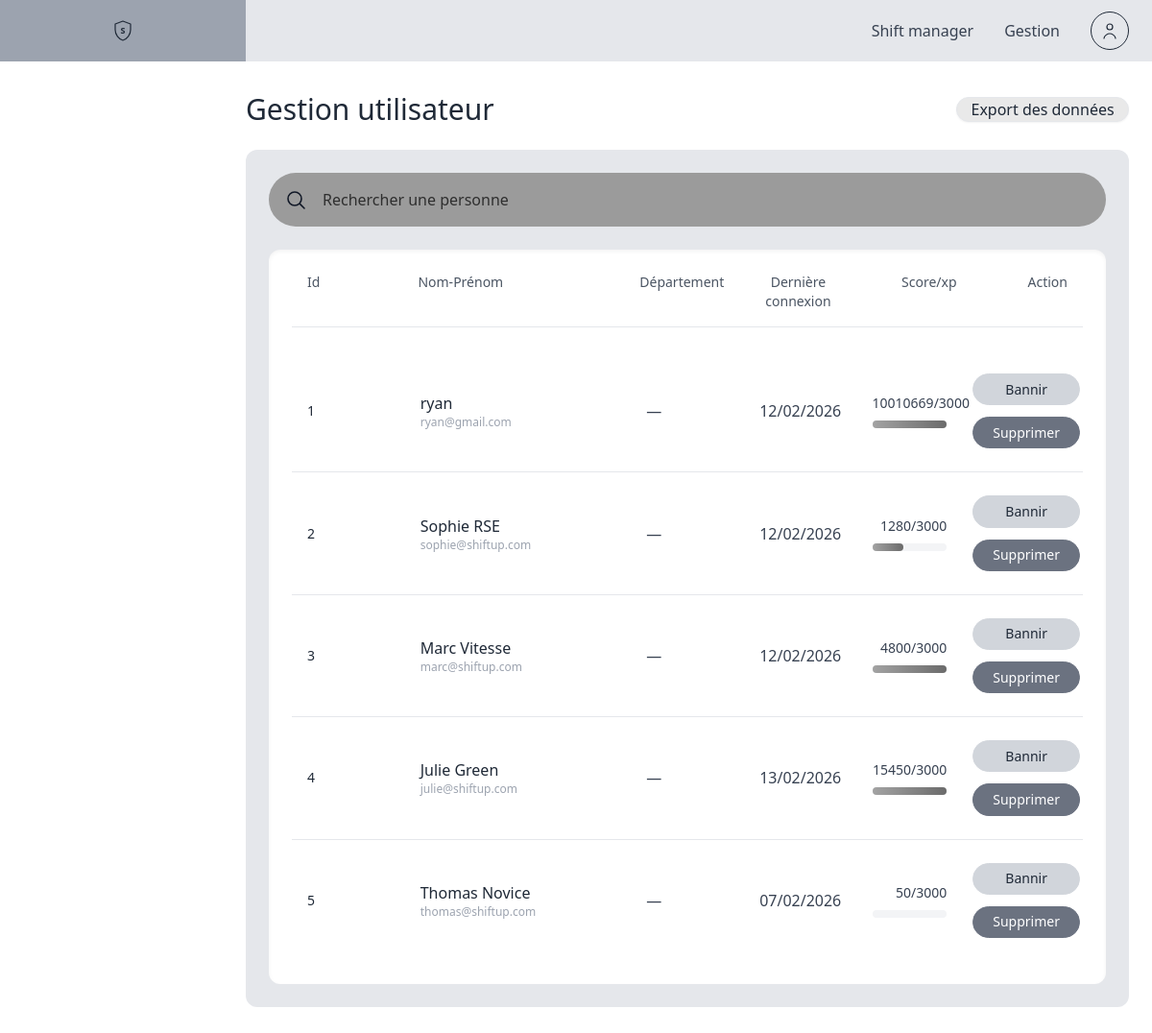
Page /admin/admin_gestion.php on the earlier database version.
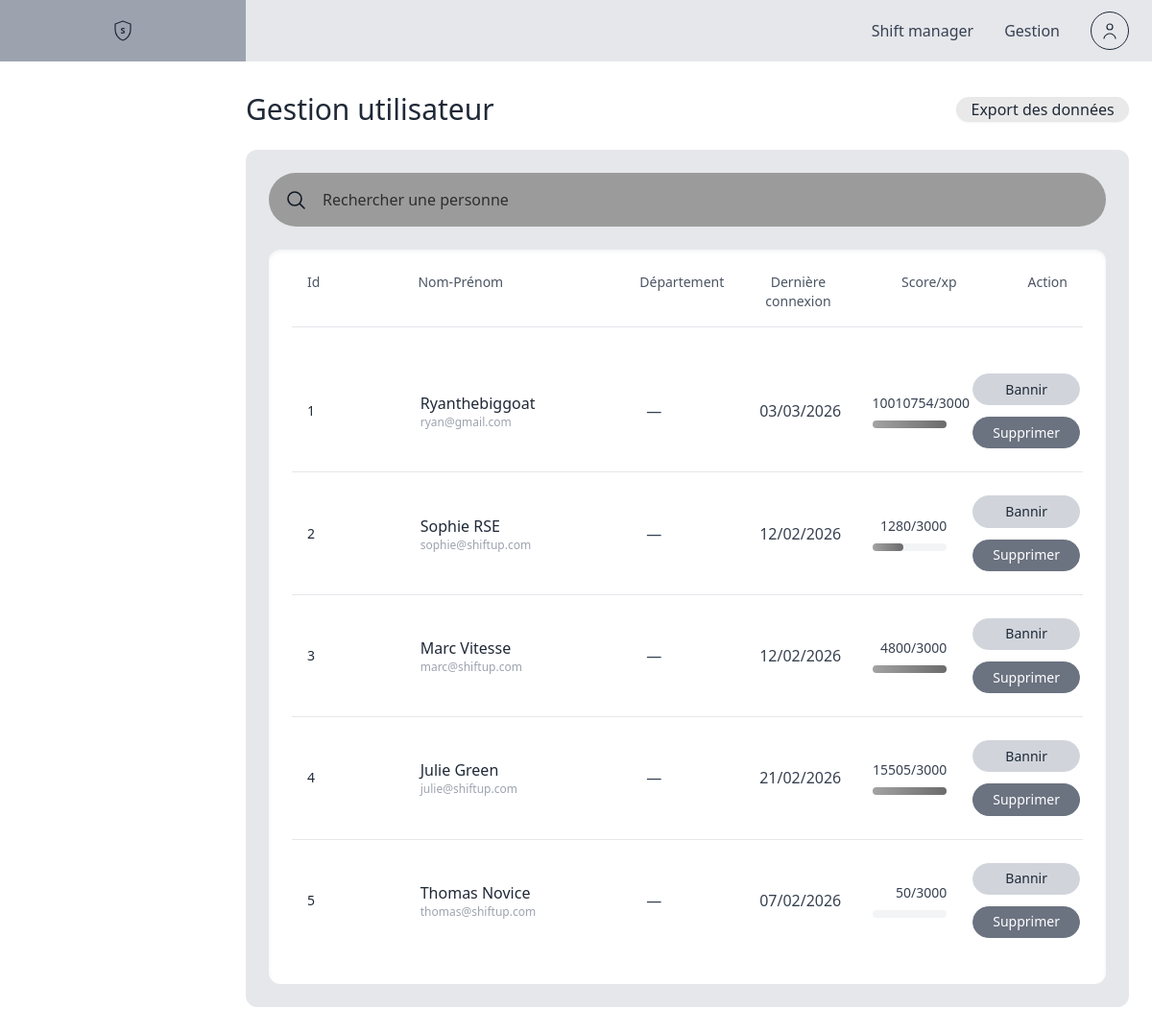
Same page on the later database version.
### tables this page shows
CREATE TABLE `users` (
  `id` int(11) NOT NULL,
  `email` varchar(150) NOT NULL,
  `password_hash` varchar(255) NOT NULL,
  `pseudo` varchar(30) DEFAULT NULL,
  `role` enum('shifter','admin','super_admin') DEFAULT 'shifter',
  `points_wallet` int(11) DEFAULT 0,
  `points_rank` int(11) DEFAULT 0,
  `initial_footprint_kg` decimal(5,2) DEFAULT 32.60,
  `total_carbon_saved` float DEFAULT 0,
  `current_streak` int(11) DEFAULT 0,
  `last_activity` date DEFAULT NULL,
  `est_actif` tinyint(1) DEFAULT 1,
  `language_pref` varchar(5) DEFAULT 'fr',
  `company_id` int(11) DEFAULT NULL,
  `department_id` int(11) DEFAULT NULL
);

### admin/admin_gestion.php (the view, shortened to what this page needs)
<?php
require_once 'db_connect.php';
$q = isset($_GET['q']) ? trim($_GET['q']) : '';
$sql = "SELECT u.id, u.pseudo, u.email, u.last_activity, u.points_wallet, u.points_rank, u.est_actif, d.nom AS department
        FROM users u
        LEFT JOIN departments d ON u.department_id = d.id ";
$params = [];
$sql .= "ORDER BY u.id ASC LIMIT 200";
try {
    $stmt = $pdo->prepare($sql);
    $stmt->execute($params);
    $users = $stmt->fetchAll(PDO::FETCH_ASSOC);
} catch (Exception $e) {
    $users = [];
}
?>
<!doctype html>
<html lang="fr">
<head>
  <script src="https://cdn.tailwindcss.com"></script>
</head>
<header class="bg-gray-200 h-16 relative">
  <div class="absolute left-0 top-0 bottom-0 w-20 md:w-64 bg-gray-400 flex items-center justify-center">
    <div class="w-10 h-10 flex items-center justify-center" aria-hidden="true">
      <a href="admin/admin_dashboard.php" aria-label="Aller au dashboard">
        <svg class="w-6 h-6 text-gray-800" viewBox="0 0 24 24" fill="none" xmlns="http://www.w3.org/2000/svg" role="img">
          <text x="12" y="15.3" text-anchor="middle" font-size="9" font-family="Segoe UI, Roboto, Arial, sans-serif"
                fill="currentColor" style="font-weight:700">S</text>
        </svg>
      </a>
    </div>
  </div>
  <div class="max-w-screen-2xl mx-auto h-full flex items-center justify-end pl-20 md:pl-64 pr-6">
    <nav class="hidden md:flex items-center gap-8">
      <a href="admin/admin_shift_manager.php" class="text-gray-700 hover:text-gray-900">Shift manager</a>
      <a href="admin/admin_gestion.php" class="text-gray-700 hover:text-gray-900">Gestion</a>
      <div class="w-10 h-10 rounded-full border border-gray-800 flex items-center justify-center">
      </div>
    </nav>
  </div>
</header>
<body class="bg-white">
  <main class="max-w-screen-2xl mx-auto pl-20 md:pl-64 pr-6 py-8">
    <div class="flex items-center justify-between mb-6">
      <h1 class="text-3xl font-medium text-gray-800">Gestion utilisateur</h1>
      <div class="flex items-center gap-4">
        <a id="exportBtn" href="?export=1" class="inline-flex items-center pill-export btn-pill text-gray-800 shadow-sm border border-gray-200">
          Export des données
        </a>
      </div>
    </div>
   <div class="bg-gray-200 p-6 card-radius">
      <form id="searchForm" method="get" class="mb-6" action="admin/admin_gestion.php">
        <div class="relative max-w-4xl mx-auto">
          <label for="q" class="absolute left-4 top-1/2 -translate-y-1/2 text-gray-900">
            <svg class="w-6 h-6" viewBox="0 0 24 24" fill="none" stroke="currentColor" stroke-width="1.6" stroke-linecap="round" stroke-linejoin="round" xmlns="http://www.w3.org/2000/svg">
              <circle cx="11" cy="11" r="7"></circle>
              <path d="M21 21l-4.35-4.35"></path>
            </svg>
          </label>
          <input id="q" name="q" value="<?php echo htmlspecialchars($q); ?>" placeholder="Rechercher une personne" autocomplete="off"
                 class="w-full pill-search rounded-full-xl h-14 pl-14 pr-6 text-black placeholder-black/70 focus:outline-none" />
        </div>
      </form>
      <div class="bg-white card-radius p-6 shadow-inner overflow-hidden">
        <div class="space-y-6">
          <div class="hidden md:grid grid-cols-7 gap-4 text-sm text-gray-600 px-4 pb-4 border-b">
            <div class="col-span-1">Id</div>
            <div class="col-span-2">Nom-Prénom</div>
            <div class="col-span-1">Département</div>
            <div class="col-span-1 text-center">Dernière connexion</div>
            <div class="col-span-1 text-right">Score/xp</div>
            <div class="col-span-1 text-right">Action</div>
          </div>
          <div id="usersList" class="space-y-0">
            <?php if (count($users) === 0): ?>
              <div id="noResults" class="px-4 py-12 text-center text-gray-500">Aucun utilisateur trouvé.</div>
            <?php else: ?>
              <?php foreach ($users as $u):
                $last = $u['last_activity'] ? date('d/m/Y', strtotime($u['last_activity'])) : '-';
                $department = $u['department'] ? $u['department'] : '—';
                $points = (int)$u['points_wallet'];
                $maxxp = 3000;
                $pct = min(100, $maxxp ? intval($points / $maxxp * 100) : 0);
                $ds_pseudo = htmlspecialchars($u['pseudo'] ?: $u['email'], ENT_QUOTES);
                $ds_email = htmlspecialchars($u['email'] ?? '', ENT_QUOTES);
                $ds_dept = htmlspecialchars($department, ENT_QUOTES);
              ?>
<div class="grid grid-cols-1 md:grid-cols-7 items-center py-6 border-b last:border-b-0 user-row"
     data-pseudo="<?php echo $ds_pseudo; ?>"
     data-email="<?php echo $ds_email; ?>"
     data-department="<?php echo $ds_dept; ?>">
  <div class="col-span-1 text-sm text-gray-800 px-4"><?php echo htmlspecialchars($u['id']); ?></div>
  <div class="col-span-2 px-4">
    <div class="text-gray-800"><?php echo htmlspecialchars($u['pseudo'] ?: $u['email']); ?></div>
    <div class="text-xs text-gray-400"><?php echo htmlspecialchars($u['email']); ?></div>
  </div>
  <div class="col-span-1 px-4 text-gray-700"><?php echo htmlspecialchars($department); ?></div>
  <div class="col-span-1 px-4 text-center text-gray-700"><?php echo $last; ?></div>
  <div class="col-span-1 px-4 text-right md:pr-6">
    <div class="text-sm text-gray-700"><?php echo $points . '/' . $maxxp; ?></div>
    <div class="w-full bg-gray-100 h-2 rounded-full mt-2">
      <div class="h-2 rounded-full" style="width: <?php echo $pct; ?>%; background: linear-gradient(90deg,#a3a3a3,#6b6b6b)"></div>
    </div>
  </div>
  <div class="col-span-1 px-4 flex items-center justify-center">
    <div class="flex flex-col items-center gap-3">
      <a href="admin/admin_ban.php?id=<?php echo $u['id']; ?>"
         title="Bannir <?php echo htmlspecialchars($u['pseudo'] ?: $u['email']); ?>"
         class="action-pill rounded-full-xl border border-gray-300 bg-gray-300 text-gray-800 text-sm inline-flex items-center justify-center w-28">
         Bannir
      </a>
      <form method="post" action="admin_delete.php" onsubmit="return confirm('Supprimer l utilisateur #<?php echo $u['id']; ?> ?');" class="w-full flex justify-center">
        <button type="submit"
                title="Supprimer <?php echo htmlspecialchars($u['pseudo'] ?: $u['email']); ?>"
                class="action-pill rounded-full-xl bg-gray-500 text-white text-sm w-28 inline-flex items-center justify-center border border-gray-500">
          Supprimer
        </button>
      </form>
    </div>
  </div>
</div>
              <?php endforeach; ?>
            <?php endif; ?>
          </div>
        </div>
      </div>
    </div>
  </main>
</body>
</html>

### admin/admin_gestion.php (style rules this page uses)
.rounded-full-xl { border-radius: 999px; }
.card-radius { border-radius: 12px; }
.pill-search { background: #9b9b9b; }
.pill-export { background: #e9e9e9; }
.btn-pill { border-radius: 999px; padding-left: 0.9rem; padding-right: 0.9rem; }
.action-pill { padding: 0.35rem 0.9rem; font-size: 0.85rem; }
input::placeholder { opacity: 0.8; color:#000; }

Differences in the rows shown:
changed users "ryan@gmail.com": pseudo "ryan" → "Ryanthebiggoat"; last_activity "12/02/2026" → "03/03/2026"; points_wallet "10010669" → "10010754"
changed users "Julie Green": last_activity "13/02/2026" → "21/02/2026"; points_wallet "15450" → "15505"
